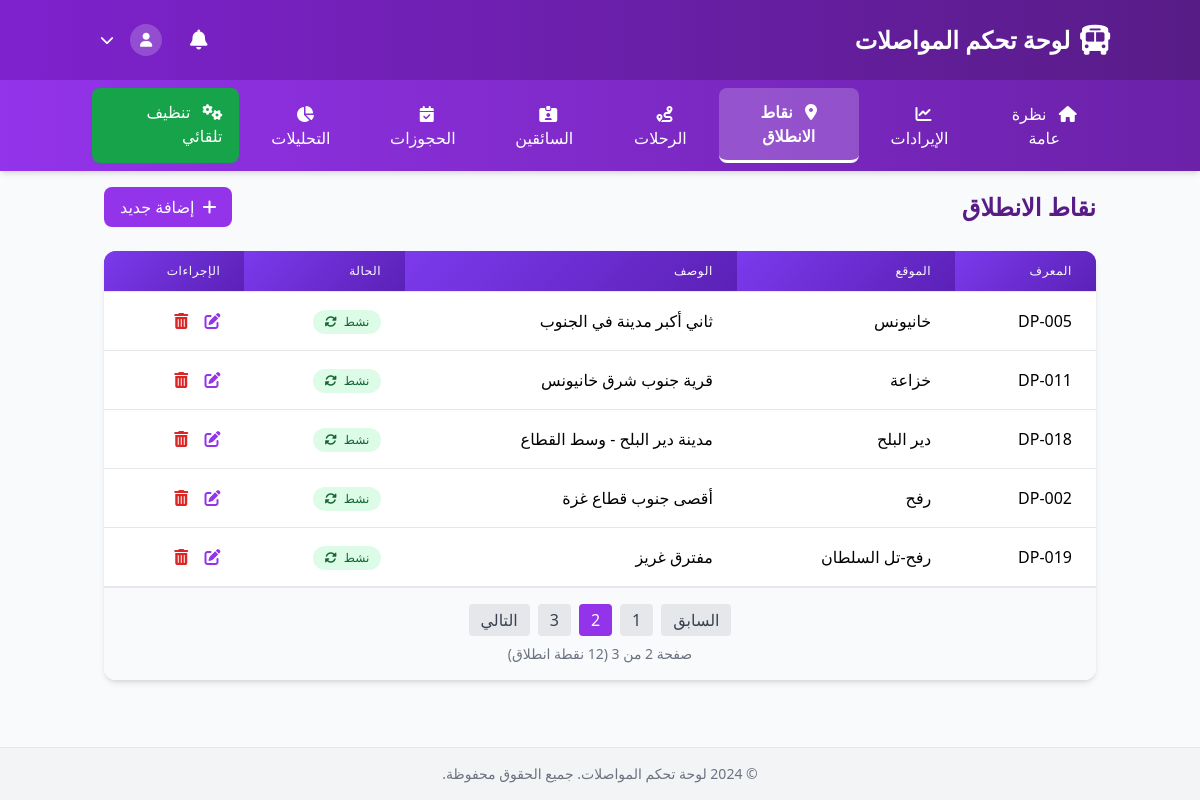
The page /transport/dashboard.php?section=departure-points&points_page=2 on the database its author committed.
### tables this page shows
CREATE TABLE `transport_starting_points` (
  `id` int(11) NOT NULL,
  `name` varchar(100) NOT NULL,
  `region` enum('north','center','south') NOT NULL,
  `icon` varchar(50) DEFAULT 'city',
  `description` text DEFAULT NULL,
  `is_active` tinyint(1) DEFAULT 1,
  `created_at` timestamp NOT NULL DEFAULT current_timestamp(),
  `updated_at` timestamp NOT NULL DEFAULT current_timestamp() ON UPDATE current_timestamp()
);

### config/database.php (called while the page is built, shortened)
<?php
class Database {
    private $host = DB_HOST;
    private $user = DB_USER;
    private $pass = DB_PASS;
    private $dbname = DB_NAME;
    private $dbh;
    private $stmt;
    public function __construct() {
        $dsn = 'mysql:host=' . $this->host . ';dbname=' . $this->dbname . ';charset=utf8mb4';
        $options = array(
            PDO::ATTR_PERSISTENT => true,
            PDO::ATTR_ERRMODE => PDO::ERRMODE_EXCEPTION,
            PDO::ATTR_DEFAULT_FETCH_MODE => PDO::FETCH_ASSOC,
            PDO::ATTR_EMULATE_PREPARES => false
        );
        try {
            $this->dbh = new PDO($dsn, $this->user, $this->pass, $options);
        } catch(PDOException $e) {
            $this->error = $e->getMessage();
            error_log('Database Connection Error: ' . $this->error);
            echo 'Database Connection Error: ' . $this->error;
        }
    }
    public function query($sql) {
        $this->stmt = $this->dbh->prepare($sql);
    }
    public function bind($param, $value, $type = null) {
        if(is_null($type)) {
            switch(true) {
                case is_int($value):
                    $type = PDO::PARAM_INT;
                    break;
            }
        }
        $this->stmt->bindValue($param, $value, $type);
    }
    public function execute() {
        try {
            return $this->stmt->execute();
        } catch(PDOException $e) {
            $this->error = $e->getMessage();
            error_log('Query Execution Error: ' . $this->error);
            return false;
        }
    }
    public function resultSet() {
        $this->execute();
        return $this->stmt->fetchAll();
    }
    public function single() {
        $this->execute();
        return $this->stmt->fetch();
    }
}
?>

### transport/dashboard.php (the view, shortened to what this page needs)
<?php
$db = new Database();
try {
    $db->query("SELECT SUM(total_amount) as total_revenue FROM transport_bookings WHERE status = 'confirmed'");
    $db->query("SELECT COUNT(*) as total_trips FROM transport_trips WHERE is_active = 1");
    $db->query("SELECT COUNT(*) as active_drivers FROM transport_drivers WHERE is_active = 1 AND status = 'available'");
    $db->query("SELECT COUNT(*) as new_bookings FROM transport_bookings WHERE status = 'pending' OR status = 'confirmed'");
    $db->query("
        SELECT
            tb.booking_code,
            tb.customer_name,
            tb.created_at,
            tt.departure_time,
            tsp.name as starting_point_name,
            e.title as event_title
        FROM transport_bookings tb
        LEFT JOIN transport_trips tt ON tb.trip_id = tt.id
        LEFT JOIN transport_starting_points tsp ON tt.starting_point_id = tsp.id
        LEFT JOIN events e ON tb.event_id = e.id
        ORDER BY tb.created_at DESC
        LIMIT 5
    ");
    $items_per_page = 5;
    $points_page = isset($_GET['points_page']) ? max(1, (int)$_GET['points_page']) : 1;
    $points_offset = ($points_page - 1) * $items_per_page;
    $db->query("SELECT COUNT(*) as total FROM transport_starting_points");
    $total_points = $db->single()['total'];
    $total_points_pages = ceil($total_points / $items_per_page);
    $db->query("SELECT * FROM transport_starting_points ORDER BY is_active DESC, name ASC LIMIT :limit OFFSET :offset");
    $db->bind(':limit', $items_per_page);
    $db->bind(':offset', $points_offset);
    $departure_points = $db->resultSet();
} catch (Exception $e) {
    $total_revenue = 0;
    $total_trips = 0;
    $active_drivers = 0;
    $new_bookings = 0;
    $recent_activities = [];
    $departure_points = [];
    $trips = [];
    $drivers = [];
    $bookings = [];
    $expired_bookings = [];
    $transport_types = [];
    error_log("Dashboard Error: " . $e->getMessage());
}
?>
<!DOCTYPE html>
<html lang="ar" dir="rtl">
<head>
    <script src="https://cdn.tailwindcss.com"></script>
    <link rel="stylesheet" href="https://cdnjs.cloudflare.com/ajax/libs/font-awesome/6.4.0/css/all.min.css">
    <link rel="stylesheet" href="dashboard-rtl.css">
</head>
<body class="bg-gray-50 min-h-screen">
    <div class="flex flex-col min-h-screen">
        <header class="bg-gradient-to-r from-primary-700 to-primary-900 text-white p-4 shadow-lg">
            <div class="container mx-auto flex justify-between items-center">
                <div class="flex items-center space-x-2 space-x-reverse">
                    <i class="fas fa-bus text-3xl"></i>
                    <h1 class="text-2xl font-bold">لوحة تحكم المواصلات</h1>
                </div>
                <div class="flex items-center space-x-4 space-x-reverse">
                    <div class="relative">
                        <a href="admin_notifications.php" class="text-white hover:text-gray-200 transition" title="إشعارات الإدمن">
                            <i class="fas fa-bell text-xl"></i>
                        </a>
                    </div>
                    <div class="relative">
                        <button onclick="toggleAdminMenu()" class="flex items-center space-x-2 space-x-reverse hover:bg-primary-600 rounded-lg px-3 py-2 transition-all duration-200" id="adminMenuButton">
                            <div class="w-8 h-8 rounded-full bg-white bg-opacity-20 flex items-center justify-center">
                                <i class="fas fa-user text-white text-sm"></i>
                            </div>
                            <i class="fas fa-chevron-down text-sm transition-transform duration-200" id="adminMenuIcon"></i>
                        </button>
                    </div>
                </div>
            </div>
        </header>
        <nav class="bg-gradient-to-r from-primary-600 to-primary-800 text-white shadow-md">
            <div class="container mx-auto overflow-x-auto">
                <div class="flex space-x-1 space-x-reverse py-2 px-1">
                    <button onclick="showSection('overview')" class="nav-item px-4 py-3 rounded-lg hover:bg-primary-500 transition active">
                        <i class="fas fa-home ml-2"></i> نظرة عامة
                    </button>
                    <button onclick="showSection('revenue')" class="nav-item px-4 py-3 rounded-lg hover:bg-primary-500 transition">
                        <i class="fas fa-chart-line ml-2"></i> الإيرادات
                    </button>
                    <button onclick="showSection('departure-points')" class="nav-item px-4 py-3 rounded-lg hover:bg-primary-500 transition">
                        <i class="fas fa-map-marker-alt ml-2"></i> نقاط الانطلاق
                    </button>
                    <button onclick="showSection('trips')" class="nav-item px-4 py-3 rounded-lg hover:bg-primary-500 transition">
                        <i class="fas fa-route ml-2"></i> الرحلات
                    </button>
                    <button onclick="showSection('drivers')" class="nav-item px-4 py-3 rounded-lg hover:bg-primary-500 transition">
                        <i class="fas fa-id-card-alt ml-2"></i> السائقين
                    </button>
                    <button onclick="showSection('bookings')" class="nav-item px-4 py-3 rounded-lg hover:bg-primary-500 transition">
                        <i class="fas fa-calendar-check ml-2"></i> الحجوزات
                    </button>
                    <button onclick="showSection('analytics')" class="nav-item px-4 py-3 rounded-lg hover:bg-primary-500 transition">
                        <i class="fas fa-chart-pie ml-2"></i> التحليلات
                    </button>
                    <a href="scheduled_tasks_interface.php" class="nav-item px-4 py-3 rounded-lg hover:bg-green-500 transition bg-green-600 inline-block">
                        <i class="fas fa-cogs ml-2"></i> تنظيف تلقائي
                    </a>
                </div>
            </div>
        </nav>
        <main class="flex-grow container mx-auto p-4">
            <section id="departure-points" class="dashboard-section">
                <div class="flex justify-between items-center mb-6">
                    <h2 class="text-2xl font-bold text-primary-900">نقاط الانطلاق</h2>
                    <button onclick="openAddDepartureModal()" class="px-4 py-2 bg-primary-600 text-white rounded-lg hover:bg-primary-700 transition flex items-center">
                        <i class="fas fa-plus ml-2"></i> إضافة جديد
                    </button>
                </div>
                <div class="bg-white rounded-xl shadow-md overflow-hidden">
                    <div class="overflow-x-auto">
                        <table class="min-w-full divide-y divide-gray-200">
                            <thead class="bg-primary-600 text-white">
                                <tr>
                                    <th class="px-6 py-3 text-right text-xs font-medium uppercase tracking-wider">المعرف</th>
                                    <th class="px-6 py-3 text-right text-xs font-medium uppercase tracking-wider">الموقع</th>
                                    <th class="px-6 py-3 text-right text-xs font-medium uppercase tracking-wider">الوصف</th>
                                    <th class="px-6 py-3 text-right text-xs font-medium uppercase tracking-wider">الحالة</th>
                                    <th class="px-6 py-3 text-right text-xs font-medium uppercase tracking-wider">الإجراءات</th>
                                </tr>
                            </thead>
                            <tbody class="bg-white divide-y divide-gray-200">
                                <?php if (!empty($departure_points)): ?>
                                    <?php foreach ($departure_points as $point): ?>
                                        <tr class="hover:bg-gray-50 <?php echo !$point['is_active'] ? 'inactive-item' : ''; ?>">
                                            <td class="px-6 py-4 whitespace-nowrap">DP-<?php echo str_pad($point['id'], 3, '0', STR_PAD_LEFT); ?></td>
                                            <td class="px-6 py-4 whitespace-nowrap font-medium"><?php echo htmlspecialchars($point['name']); ?></td>
                                            <td class="px-6 py-4"><?php echo htmlspecialchars($point['description'] ?? 'لا يوجد وصف'); ?></td>
                                            <td class="px-6 py-4 whitespace-nowrap">
                                                <button onclick="toggleDeparturePointStatus(<?php echo $point['id']; ?>, <?php echo $point['is_active'] ? 'false' : 'true'; ?>)"
                                                        class="px-3 py-1 text-xs rounded-full cursor-pointer transition-all duration-200 <?php echo $point['is_active'] ? 'bg-green-100 text-green-800 hover:bg-green-200' : 'bg-red-100 text-red-800 hover:bg-red-200'; ?>"
                                                        title="انقر لتغيير الحالة">
                                                    <?php echo $point['is_active'] ? 'نشط' : 'غير نشط'; ?>
                                                    <i class="fas fa-sync-alt mr-1"></i>
                                                </button>
                                            </td>
                                            <td class="px-6 py-4 whitespace-nowrap">
                                                <button onclick="editDeparturePoint(<?php echo $point['id']; ?>)" class="text-primary-600 hover:text-primary-800 ml-3" title="تعديل">
                                                    <i class="fas fa-edit"></i>
                                                </button>
                                                <button onclick="deleteDeparturePoint(<?php echo $point['id']; ?>, '<?php echo htmlspecialchars($point['name']); ?>')" class="text-red-600 hover:text-red-800" title="حذف">
                                                    <i class="fas fa-trash-alt"></i>
                                                </button>
                                            </td>
                                        </tr>
                                    <?php endforeach; ?>
                                <?php endif; ?>
                            </tbody>
                        </table>
                    </div>
                    <?php if ($total_points_pages > 1): ?>
                    <div class="px-6 py-4 bg-gray-50 border-t">
                        <div class="flex justify-center items-center space-x-2 space-x-reverse">
                            <?php if ($points_page > 1): ?>
                                <a href="?section=departure-points&points_page=<?php echo $points_page - 1; ?>" class="px-3 py-1 bg-gray-200 text-gray-700 rounded hover:bg-gray-300 transition">السابق</a>
                            <?php endif; ?>
                            <?php for ($i = 1; $i <= $total_points_pages; $i++): ?>
                                <?php if ($i == $points_page): ?>
                                    <span class="px-3 py-1 bg-primary-600 text-white rounded"><?php echo $i; ?></span>
                                <?php else: ?>
                                    <a href="?section=departure-points&points_page=<?php echo $i; ?>" class="px-3 py-1 bg-gray-200 text-gray-700 rounded hover:bg-gray-300 transition"><?php echo $i; ?></a>
                                <?php endif; ?>
                            <?php endfor; ?>
                            <?php if ($points_page < $total_points_pages): ?>
                                <a href="?section=departure-points&points_page=<?php echo $points_page + 1; ?>" class="px-3 py-1 bg-gray-200 text-gray-700 rounded hover:bg-gray-300 transition">التالي</a>
                            <?php endif; ?>
                        </div>
                        <p class="text-center text-sm text-gray-500 mt-2">
                            صفحة <?php echo $points_page; ?> من <?php echo $total_points_pages; ?> (<?php echo $total_points; ?> نقطة انطلاق)
                        </p>
                    </div>
                    <?php endif; ?>
                </div>
            </section>
        </main>
        <footer class="bg-gray-100 border-t border-gray-200 py-4">
            <div class="container mx-auto px-4 text-center text-gray-500 text-sm">
                <p>© 2024 لوحة تحكم المواصلات. جميع الحقوق محفوظة.</p>
            </div>
        </footer>
    </div>
</body>
</html>

### transport/dashboard-rtl.css (style rules this page uses)
body { font-family: 'Segoe UI', 'Tahoma', 'Arial', sans-serif; direction: rtl; text-align: right; }
.nav-item { transition: all 0.3s ease; }
.nav-item.active { background-color: rgba(255, 255, 255, 0.2); border-bottom: 3px solid white; font-weight: bold; }
table { border-collapse: separate; border-spacing: 0; }
table th { background: linear-gradient(135deg, #7c3aed 0%, #5b21b6 100%); color: white; font-weight: 600; text-align: right; padding: 12px 16px; }
table td { padding: 12px 16px; border-bottom: 1px solid #e5e7eb; }
.dashboard-section { opacity: 0; transform: translateY(20px); transition: all 0.5s ease; }
.dashboard-section.active { opacity: 1; transform: translateY(0); }

### transport/dashboard.php (style rules this page uses)
.dashboard-section { display: none; }
.dashboard-section.active { display: block; animation: fadeIn 0.5s ease-in-out; }
.nav-item.active { border-bottom: 3px solid white; font-weight: bold; }
#adminMenuIcon { transition: transform 0.2s ease; }

### rows shown on the page
transport_starting_points: id "005", name "خانيونس", description "ثاني أكبر مدينة في الجنوب", is_active "نشط"
transport_starting_points: id "011", name "خزاعة", description "قرية جنوب شرق خانيونس", is_active "نشط"
transport_starting_points: id "018", name "دير البلح", description "مدينة دير البلح - وسط القطاع", is_active "نشط"
transport_starting_points: id "002", name "رفح", description "أقصى جنوب قطاع غزة", is_active "نشط"
transport_starting_points: id "019", name "رفح-تل السلطان", description "مفترق غريز", is_active "نشط"

### other values the page prints
$points_page "2"
$total_points_pages "3"
